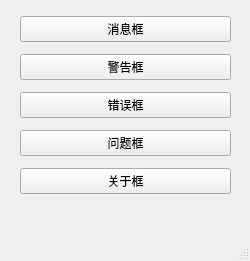
<?xml version="1.0" encoding="UTF-8"?>
<ui version="4.0">
 <class>MainWindow</class>
 <widget class="QMainWindow" name="MainWindow">
  <property name="geometry">
   <rect>
    <x>0</x>
    <y>0</y>
    <width>250</width>
    <height>261</height>
   </rect>
  </property>
  <property name="windowTitle">
   <string>MainWindow</string>
  </property>
  <widget class="QWidget" name="centralwidget">
   <widget class="QWidget" name="verticalLayoutWidget">
    <property name="geometry">
     <rect>
      <x>20</x>
      <y>10</y>
      <width>211</width>
      <height>191</height>
     </rect>
    </property>
    <layout class="QVBoxLayout" name="verticalLayout">
     <item>
      <widget class="QPushButton" name="pushButton_info">
       <property name="text">
        <string>消息框</string>
       </property>
      </widget>
     </item>
     <item>
      <widget class="QPushButton" name="pushButton_warn">
       <property name="text">
        <string>警告框</string>
       </property>
      </widget>
     </item>
     <item>
      <widget class="QPushButton" name="pushButton_error">
       <property name="text">
        <string>错误框</string>
       </property>
      </widget>
     </item>
     <item>
      <widget class="QPushButton" name="pushButton_question">
       <property name="text">
        <string>问题框</string>
       </property>
      </widget>
     </item>
     <item>
      <widget class="QPushButton" name="pushButton_about">
       <property name="text">
        <string>关于框</string>
       </property>
      </widget>
     </item>
    </layout>
   </widget>
  </widget>
  <widget class="QMenuBar" name="menubar">
   <property name="geometry">
    <rect>
     <x>0</x>
     <y>0</y>
     <width>250</width>
     <height>24</height>
    </rect>
   </property>
  </widget>
  <widget class="QStatusBar" name="statusbar"/>
 </widget>
 <resources/>
 <connections/>
</ui>
